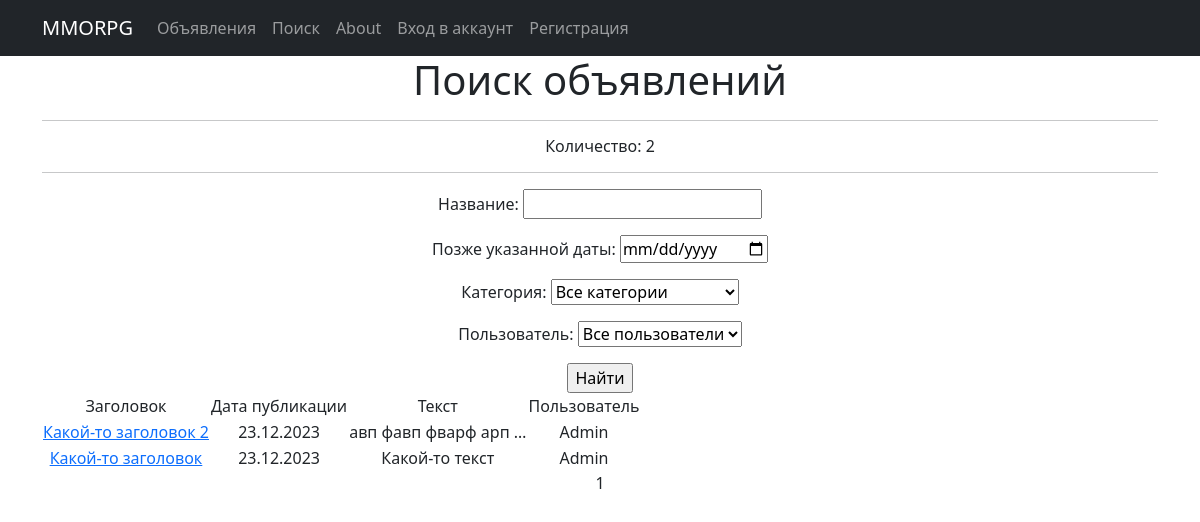
Screenshot of /posts/posts_search/ with the database file from the repository.
### board/models.py (models this page shows, shortened)
class Post(models.Model):
    title = models.CharField(max_length=255)
    text = RichTextField()
    created_at = models.DateTimeField(auto_now_add=True)
    category = models.CharField(max_length=3, choices=CATEGORY, )
    user = models.ForeignKey(User, on_delete=models.CASCADE)
    CATEGORY = CATEGORY

### board/views.py (the view)
# urls.py: path('posts_search/', PostsSearchList.as_view(), name='posts_search'),
class PostsSearchList(ListView):
    model = Post
    ordering = '-created_at'
    template_name = 'posts_search.html'
    context_object_name = 'posts_search'
    paginate_by = 10
    def get_queryset(self):
        queryset = super().get_queryset()
        self.filterset = PostFilter(self.request.GET, queryset)
        return self.filterset.qs
    def get_context_data(self, **kwargs):
        context = super().get_context_data(**kwargs)
        context['filterset'] = self.filterset
        return context

### templates/posts_search.html (shortened to what this page needs)
{% extends 'flatpages/default.html' %}
{% load custom_tags %}
{% block content %}
    <h1>Поиск объявлений</h1>
    <hr>
    <h6>Количество: {{ posts_search|length }}</h6>
    <hr>
    <form action="" method="get">
        {{ filterset.form.as_p }}
        <input type="submit" value="Найти">
    </form>
    <table>
        <tr>
            <td>Заголовок</td>
            <td>Дата публикации</td>
            <td>Текст</td>
            <td>Пользователь</td>
        </tr>
        {% for post in posts_search %}
        <tr>
            <td>
                <a href="{% url 'post_detail' post.id %}">{{ post.title }}</a>
            </td>
            <td>{{ post.created_at|date:'d.m.Y' }}</td>
            <td>{{ post.text|truncatechars:20 }}</td>
            <td>{{ post.user.username }}</td>
        </tr>
        {% endfor %}
    </table>
    {{ page_obj.number }}
{% endblock content %}

### rows the page displays
Post: title "Какой-то заголовок 2", created_at "23.12.2023", text "авп фавп фварф арп …", user.username "Admin"
Post: title "Какой-то заголовок", created_at "23.12.2023", text "Какой-то текст", user.username "Admin"

### other values shown
{{ posts_search|length }} "2"
{{ page_obj.number }} "1"
